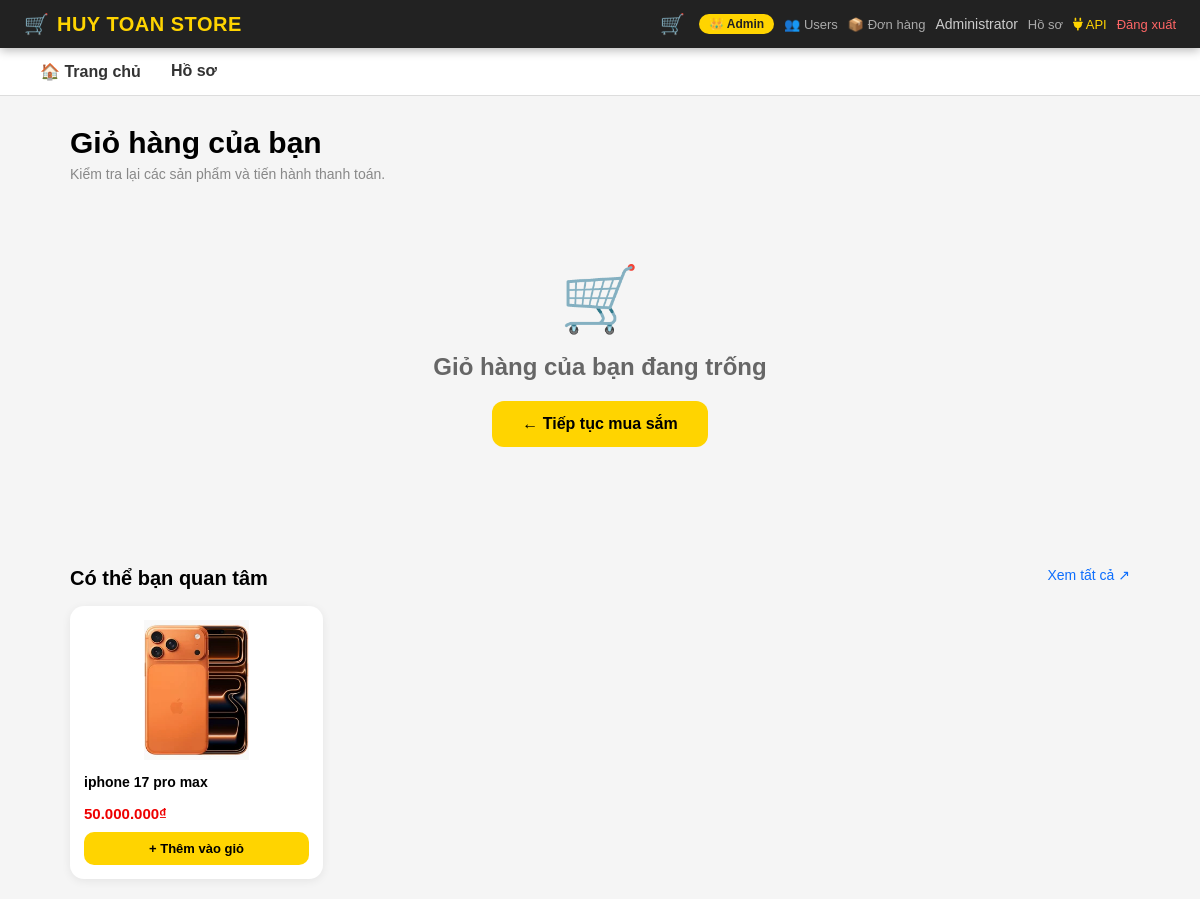
Page /Cart/view (signed in) on the committed database.
### tables this page shows
CREATE TABLE IF NOT EXISTS `product` (
  `id`          int              NOT NULL AUTO_INCREMENT,
  `name`        varchar(100)     NOT NULL,
  `description` text,
  `price`       decimal(15,2)    NOT NULL,
  `image`       varchar(255)     DEFAULT NULL,
  `category_id` int              DEFAULT NULL,
  PRIMARY KEY (`id`),
  KEY `category_id` (`category_id`),
  CONSTRAINT `product_ibfk_1` FOREIGN KEY (`category_id`)
    REFERENCES `category` (`id`) ON DELETE CASCADE
);

### app/controllers/CartController.php (called while the page is built, shortened)
<?php
require_once 'app/config/database.php';
class CartController {
    private $conn;
    public function __construct() {
        $db = new Database();
        $this->conn = $db->getConnection();
    }
    public function view() {
        $cart      = $_SESSION['cart'];
        $products  = $this->_getCartProducts($cart);
        $stmt = $this->conn->query("SELECT * FROM product ORDER BY RAND() LIMIT 4");
        $suggestions = $stmt->fetchAll();
        include 'app/views/cart/view.php';
    }
    private function _getCartProducts($cart) {
        if (empty($cart)) return [];
        $result = [];
        return $result;
    }
}

### index.php (called while the page is built, shortened)
<?php
require_once 'app/config/database.php';
$url = $_GET['url'] ?? '';
$url = rtrim($url, '/');
$url = filter_var($url, FILTER_SANITIZE_URL);
$url = explode('/', $url);
$action         = (!empty($url[1])) ? $url[1] : 'index';
$controller = new $controllerName();
$params = array_slice($url, 2);
call_user_func_array([$controller, $action], $params);

### app/config/database.php (called while the page is built, shortened)
<?php
class Database {
    private $host     = "localhost";
    private $db_name  = "my_store";
    private $username = "root";
    private $password = "";
    public function getConnection() {
        $this->conn = null;
        try {
            $this->conn = new PDO(
                "mysql:host=" . $this->host . ";dbname=" . $this->db_name . ";charset=utf8mb4",
                $this->username,
                $this->password
            );
            $this->conn->setAttribute(PDO::ATTR_ERRMODE, PDO::ERRMODE_EXCEPTION);
            $this->conn->setAttribute(PDO::ATTR_DEFAULT_FETCH_MODE, PDO::FETCH_ASSOC);
        } catch (PDOException $exception) {
            echo "Connection error: " . $exception->getMessage();
        }
        return $this->conn;
    }
}

### app/views/cart/view.php (the view, shortened to what this page needs)
<?php
$baseUrl = rtrim(dirname($_SERVER['SCRIPT_NAME']), '/\\');
?>
<!DOCTYPE html>
<html lang="vi">
<head>
    <link rel="stylesheet" href="<?= $baseUrl ?>/public/css/style.css">
    <link rel="stylesheet" href="https://cdnjs.cloudflare.com/ajax/libs/font-awesome/6.5.1/css/all.min.css">
</head>
<body>
<?php include 'shares/header.php'; ?>
<nav class="menu">
    <a href="<?= $baseUrl ?>/Product/list">🏠 Trang chủ</a>
    <?php if (isset($_SESSION['user_id'])): ?>
        <a href="<?= $baseUrl ?>/Auth/profile">Hồ sơ</a>
    <?php else: ?>
        <a href="<?= $baseUrl ?>/Auth/login">Đăng nhập</a>
    <?php endif; ?>
</nav>
<div class="page-head">
    <h1 class="page-title">Giỏ hàng của bạn</h1>
    <p class="page-sub">Kiểm tra lại các sản phẩm và tiến hành thanh toán.</p>
</div>
<?php if (empty($products)): ?>
<div class="empty-cart">
    <div style="font-size:64px; margin-bottom:16px;">🛒</div>
    <h2 style="color:#666;">Giỏ hàng của bạn đang trống</h2>
    <a href="<?= $baseUrl ?>/Product/list" style="display:inline-block; margin-top:20px; background:#ffd400; padding:14px 30px; border-radius:12px; font-weight:bold; text-decoration:none; color:#000;">← Tiếp tục mua sắm</a>
</div>
<?php endif; ?>
<?php if (!empty($suggestions)): ?>
<div class="suggestions">
    <h3>Có thể bạn quan tâm <a href="<?= $baseUrl ?>/Product/list" style="font-size:14px;color:#0d6efd;text-decoration:none;float:right;font-weight:normal;">Xem tất cả ↗</a></h3>
    <div class="sug-grid">
        <?php foreach ($suggestions as $s): ?>
        <div class="sug-card">
            <img src="<?= $baseUrl ?>/public/images/<?= htmlspecialchars($s['image'] ?? 'default.jpg') ?>"
                 onerror="this.src='https://placehold.co/200x200?text=SP'">
            <h4><?= htmlspecialchars($s['name']) ?></h4>
            <div class="price"><?= number_format($s['price'],0,',','.') ?>₫</div>
            <button class="btn-add-sug" onclick="addToCart(<?= $s['id'] ?>)">+ Thêm vào giỏ</button>
        </div>
        <?php endforeach; ?>
    </div>
</div>
<?php endif; ?>
</body>
</html>

### public/css/style.css (style rules this page uses)
* { margin:0; padding:0; box-sizing:border-box; font-family:Arial; }
body { background:#f5f5f5; }
.menu { background:#fff; padding:14px 40px; display:flex; gap:30px; border-bottom:1px solid #ddd; }
.menu a { text-decoration:none; color:#333; font-weight:bold; }
.price { color:red; font-size:26px; font-weight:bold; margin:15px 0; }

### app/views/cart/view.php (style rules this page uses)
h1.page-title { font-size:30px; margin:0 0 6px; }
.page-sub { color:#888; margin-bottom:0; font-size:14px; }
.page-head { padding:30px 20px 0; max-width:1100px; margin:0 auto; }
.suggestions { max-width:1100px; margin:40px auto 20px; padding:0 20px; }
.suggestions h3 { font-size:20px; margin-bottom:16px; }
.sug-grid { display:grid; grid-template-columns:repeat(4,1fr); gap:16px; }
.sug-card { background:#fff; border-radius:14px; padding:14px; box-shadow:0 2px 10px rgba(0,0,0,.07); }
.sug-card img { width:100%; height:140px; object-fit:contain; margin-bottom:10px; }
.sug-card h4 { font-size:14px; margin-bottom:4px; }
.sug-card .price { color:#e00; font-weight:bold; font-size:15px; margin-bottom:10px; }
.btn-add-sug { width:100%; padding:9px; background:#ffd400; border:none; border-radius:10px; cursor:pointer; font-weight:bold; font-size:13px; }
.empty-cart { text-align:center; padding:80px 20px; }

### rows in the picture
product: image (picture), name "iphone 17 pro max", price "50.000.000"

### other values in the picture
$_SESSION['user_name'] "Administrator"
